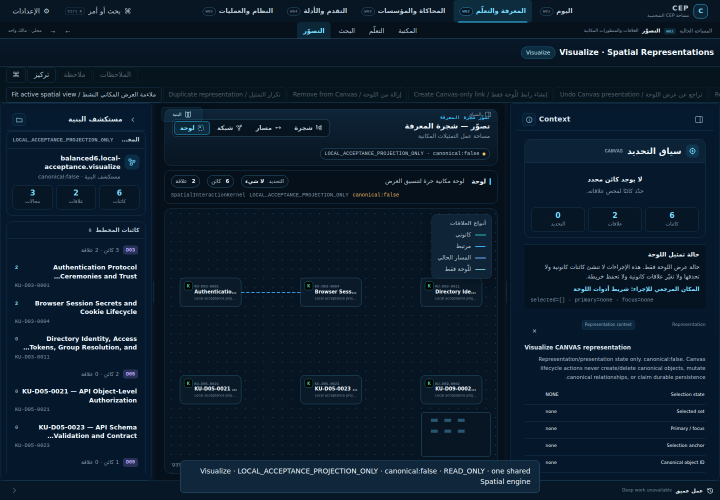
#> input picture writer-output/W02-VISUALIZE/captures/ev-canvas-ar-1440-20261002T055435Z-1aa046bc.png, 1440 x 1000 px (shown at 1/2 size); its folder holds 8 pictures in this run
$ python analyze-captures.py
#> lines starting #> are read from the running program, lines starting #| are printed output that depends on the picture
#!/usr/bin/env python3
"""W02-VISUALIZE capture pixel analysis (vision-channel-independent verification).

Purpose: verify that the hash-bound captures actually contain what the DOM probes claim,
using region ink-coverage and pre/post pixel diffs. Written because the session vision
channel returned a mismatched image for one capture (incident recorded in HANDOFF.md);
no claim below depends on eyeballing the PNG through the assistant image reader.
"""
import hashlib, json, os, sys
from PIL import Image, ImageChops

HERE = os.path.dirname(os.path.abspath(__file__))
CAP = os.path.join(HERE, 'captures')

def sha(p):
    h = hashlib.sha256()
    with open(p, 'rb') as f:
        for chunk in iter(lambda: f.read(65536), b''):
            h.update(chunk)
    return h.hexdigest()

def ink(img, box, bg_tol=42):
    """Fraction of pixels in box that differ from the pane background (approx darkest tone)."""
    crop = img.crop(box).convert('RGB')
    px = list(crop.getdata())
    if not px:
        return 0.0
    # background = most common quantized color
    from collections import Counter
    q = Counter(((r >> 3) << 6 | (g >> 3) << 3 | (b >> 3)) for r, g, b in px)
    bg = q.most_common(1)[0][0]
    bg_r, bg_g, bg_b = ((bg >> 6) & 0x1f) << 3, ((bg >> 3) & 0x1f) << 3, (bg & 0x1f) << 3
    hit = sum(1 for r, g, b in px if abs(r - bg_r) + abs(g - bg_g) + abs(b - bg_b) > bg_tol)
    return round(hit / len(px), 4)

def report(name):
    p = os.path.join(CAP, name)
    im = Image.open(p)
    w, h = im.size
    regions = {}
    if (w, h) == (1440, 1000):
        regions = {
            'leftPane': (0, 180, 315, 960),
            'centerPane': (315, 180, 1015, 960),
            'rightPane': (1015, 180, 1440, 960),
            'pathLaneBand': (330, 545, 1000, 730),
            'canvasToolbarBand': (0, 130, 1440, 205),
        }
    elif (w, h) == (1024, 900):
        regions = {
            'leftPane': (0, 180, 315, 880),
            'centerPane': (315, 180, 1015, 880),
            'rightPane': (1015, 180, 1024, 880),
        }
    out = {'file': name, 'dims': [w, h], 'bytes': os.path.getsize(p), 'sha256': sha(p),
           'ink': {k: ink(im, box) for k, box in regions.items()}}
    return out, im

def diff(a, b, box=None):
    ia = Image.open(os.path.join(CAP, a)).convert('RGB')
    ib = Image.open(os.path.join(CAP, b)).convert('RGB')
    if ia.size != ib.size:
        return {'pair': [a, b], 'identical': False, 'reason': 'size mismatch', 'sizes': [ia.size, ib.size]}
    if box:
        ia, ib = ia.crop(box), ib.crop(box)
    d = ImageChops.difference(ia, ib)
    hist = d.convert('L').histogram()
    total = sum(hist)
    changed = total - hist[0]
    strong = sum(hist[16:])
    return {'pair': [a, b], 'box': box, 'changedFraction': round(changed / total, 5),
            'strongChangedFraction': round(strong / total, 5), 'identical': changed == 0}

names = sorted(n for n in os.listdir(CAP) if n.startswith(('ev-', 'wt1-')) and n.endswith('.png'))
results = [report(n)[0] for n in names]
#> in report, im is the input picture: PIL image 1440x1000 RGB; mean R, G, B 12.6, 28.9, 44.6
#> in ink, `px = list(crop.getdata())`: px = 245700 items
#> in ink, `q = Counter(((r >> 3) << 6 | (g >> 3) << 3 | (b >> 3)) for r, g, b in ..`: q = 790 items
#> in ink, `bg = q.most_common(1)[0][0]`: bg = 21
#> in ink, `bg_r, bg_g, bg_b = ((bg >> 6) & 0x1f) << 3, ((bg >> 3) & 0x1f) << 3, (..`: bg_r = 0; bg_g = 16; bg_b = 168
#> in ink, `hit = sum(1 for r, g, b in px if abs(r - bg_r) + abs(g - bg_g) + abs(b..`: hit = 245700
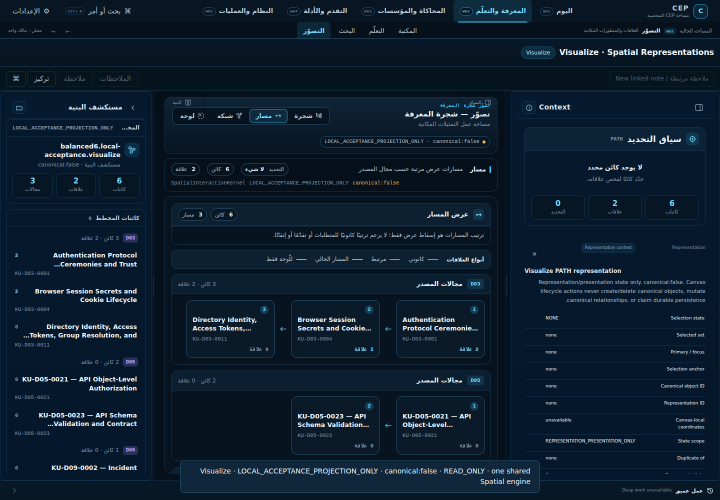
#> input picture writer-output/W02-VISUALIZE/captures/ev-path-ar-1440-20261002T055425Z-1aa046bc.png, 1440 x 1000 px (shown at 1/2 size)
#> in report, im is the input picture: PIL image 1440x1000 RGB; mean R, G, B 13.8, 30.6, 46.7
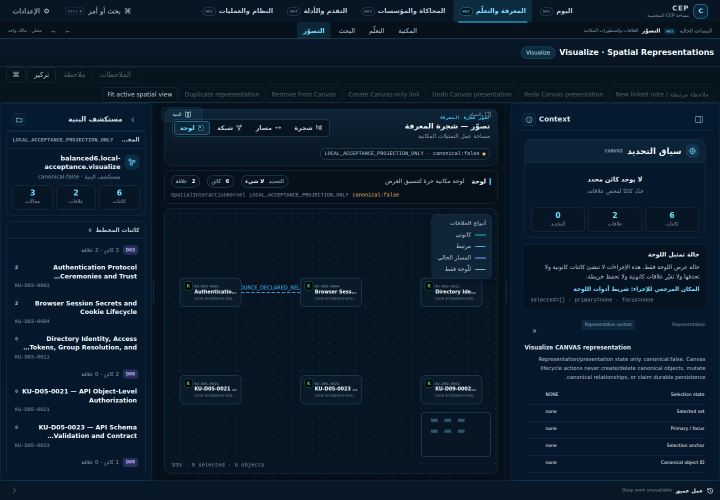
#> input picture writer-output/W02-VISUALIZE/captures/wt1-canvas-ar-1440-20261002T050903Z-fe1bb98d.png, 1440 x 1000 px (shown at 1/2 size)
#> in report, im is the input picture: PIL image 1440x1000 RGB; mean R, G, B 11.9, 28, 43.5
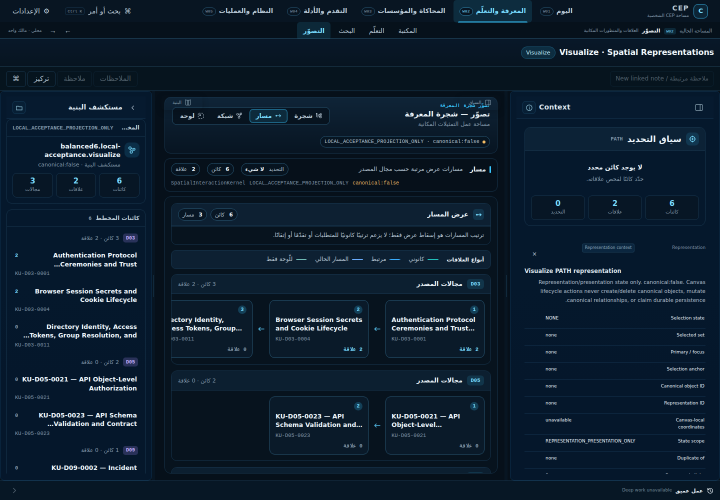
#> input picture writer-output/W02-VISUALIZE/captures/wt1-path-ar-1440-20261002T050849Z-fe1bb98d.png, 1440 x 1000 px (shown at 1/2 size)
#> in report, im is the input picture: PIL image 1440x1000 RGB; mean R, G, B 13.3, 29.9, 45.9
#> in ink (call 17), `crop = img.crop(box).convert('RGB')`:
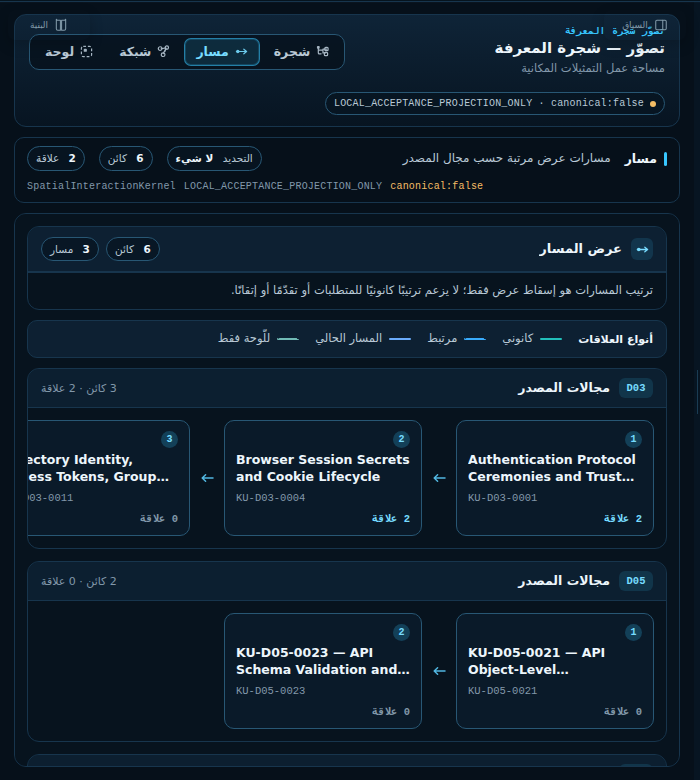
#> crop: PIL image 700x780 RGB; mean R, G, B 14.7, 30.2, 44.2
#> in ink (call 17), `px = list(crop.getdata())`: px = 546000 items
#> in ink (call 17), `q = Counter(((r >> 3) << 6 | (g >> 3) << 3 | (b >> 3)) for r, g, b in ..`: q = 888 items
#> in ink (call 17), `bg = q.most_common(1)[0][0]`: bg = 19
#> in ink (call 17), `bg_r, bg_g, bg_b = ((bg >> 6) & 0x1f) << 3, ((bg >> 3) & 0x1f) << 3, (..`: bg_b = 152
#> in ink (call 17), `hit = sum(1 for r, g, b in px if abs(r - bg_r) + abs(g - bg_g) + abs(b..`: hit = 546000
#> in ink (call 19), `crop = img.crop(box).convert('RGB')`:
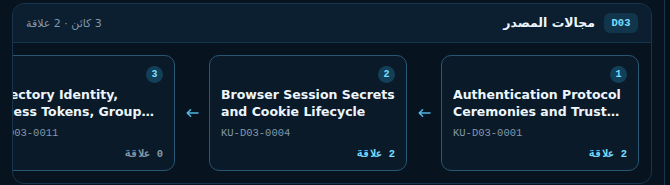
#> crop: PIL image 670x185 RGB; mean R, G, B 18.4, 34.9, 49.5
#> in ink (call 19), `px = list(crop.getdata())`: px = 123950 items
#> in ink (call 19), `q = Counter(((r >> 3) << 6 | (g >> 3) << 3 | (b >> 3)) for r, g, b in ..`: q = 581 items
#> in ink (call 19), `bg = q.most_common(1)[0][0]`: bg = 93
#> in ink (call 19), `bg_r, bg_g, bg_b = ((bg >> 6) & 0x1f) << 3, ((bg >> 3) & 0x1f) << 3, (..`: bg_r = 8; bg_g = 88; bg_b = 232
#> in ink (call 19), `hit = sum(1 for r, g, b in px if abs(r - bg_r) + abs(g - bg_g) + abs(b..`: hit = 123950
#> results = 4 items

comparisons = [
    # PATH fix: the lane band must change (clipped card now fully rendered)
    diff('wt1-path-ar-1440-20261002T050849Z-fe1bb98d.png', 'ev-path-ar-1440-20261002T055425Z-1aa046bc.png', (330, 545, 1000, 730)),
    # bilingual toolbar: canvas toolbar band must change
    diff('wt1-canvas-ar-1440-20261002T050903Z-fe1bb98d.png', 'ev-canvas-ar-1440-20261002T055435Z-1aa046bc.png', (0, 130, 1440, 205)),
    # label guard: graph canvas area must change
    diff('wt1-graph-ar-1440-20261002T050832Z-fe1bb98d.png', 'ev-graph-ar-1440-20261002T055429Z-1aa046bc.png', (315, 395, 1015, 955)),
    # TREE unchanged by the last source edits (same pixels = no collateral change)
    diff('wt1-tree-ar-1440-20261002T050824Z-fe1bb98d.png', 'ev-tree-ar-1440-20261002T055417Z-1aa046bc.png'),
    # locale: AR vs EN must not be the same rendering
    diff('ev-tree-ar-1440-20261002T055417Z-1aa046bc.png', 'ev-tree-en-1440-20261002T055421Z-1aa046bc.png'),
    # determinism: WT capture and candidate capture of the same state
    diff('wt1-tree-en-1440-20261002T050913Z-fe1bb98d.png', 'ev-tree-en-1440-20261002T055421Z-1aa046bc.png'),
]
#> in diff, `d = ImageChops.difference(ia, ib)`:
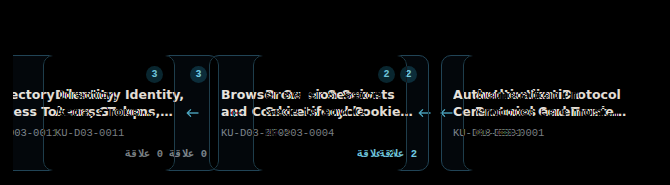
#> d: PIL image 670x185 RGB; mean R, G, B 9.1, 10.1, 10.7
#> in diff, `hist = d.convert('L').histogram()`: hist = 256 values, max 97386 at index 0, min 0 at index 228, mean 484.2
#> in diff, `total = sum(hist)`: total = 123950
#> in diff, `changed = total - hist[0]`: changed = 26564
#> in diff, `strong = sum(hist[16:])`: strong = 11000
#> call 2 of diff, with box = (0, 130, 1440, 205)
#> in diff (call 2), `d = ImageChops.difference(ia, ib)`:
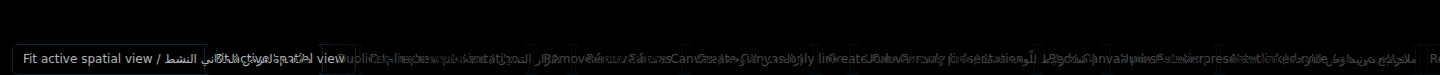
#> d: PIL image 1440x75 RGB; mean R, G, B 3.7, 3.9, 4.1
#> in diff (call 2), `hist = d.convert('L').histogram()`: hist = 256 values, max 96466 at index 0, min 0 at index 162, mean 421.9
#> in diff (call 2), `total = sum(hist)`: total = 108000
#> in diff (call 2), `changed = total - hist[0]`: changed = 11534
#> in diff (call 2), `strong = sum(hist[16:])`: strong = 7339
#> (the run stopped early here; a loop or call above may not have finished)
